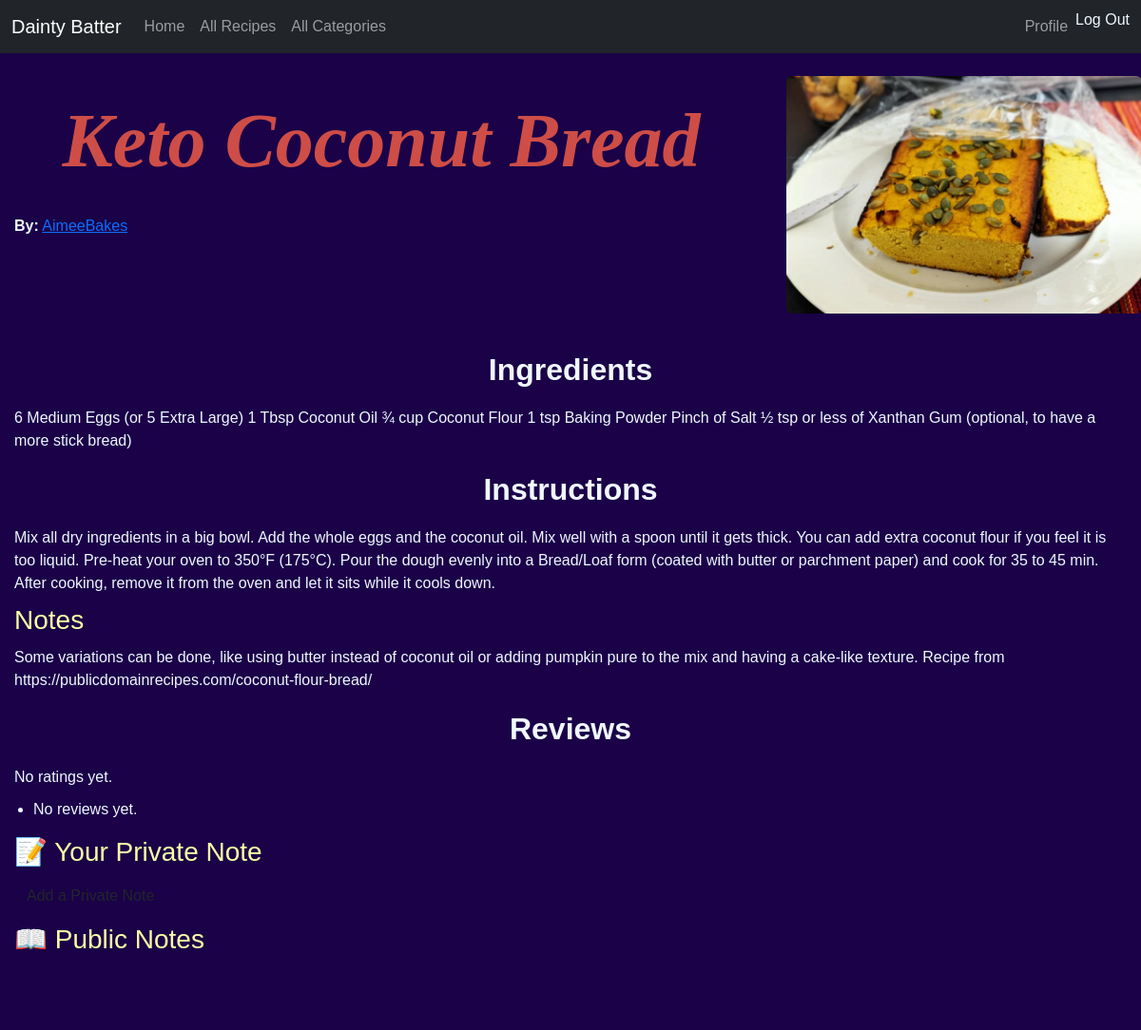
The app's page /recipes/0cc1be85-cf67-499f-8835-6cd14593b57b/ (signed in), older data.
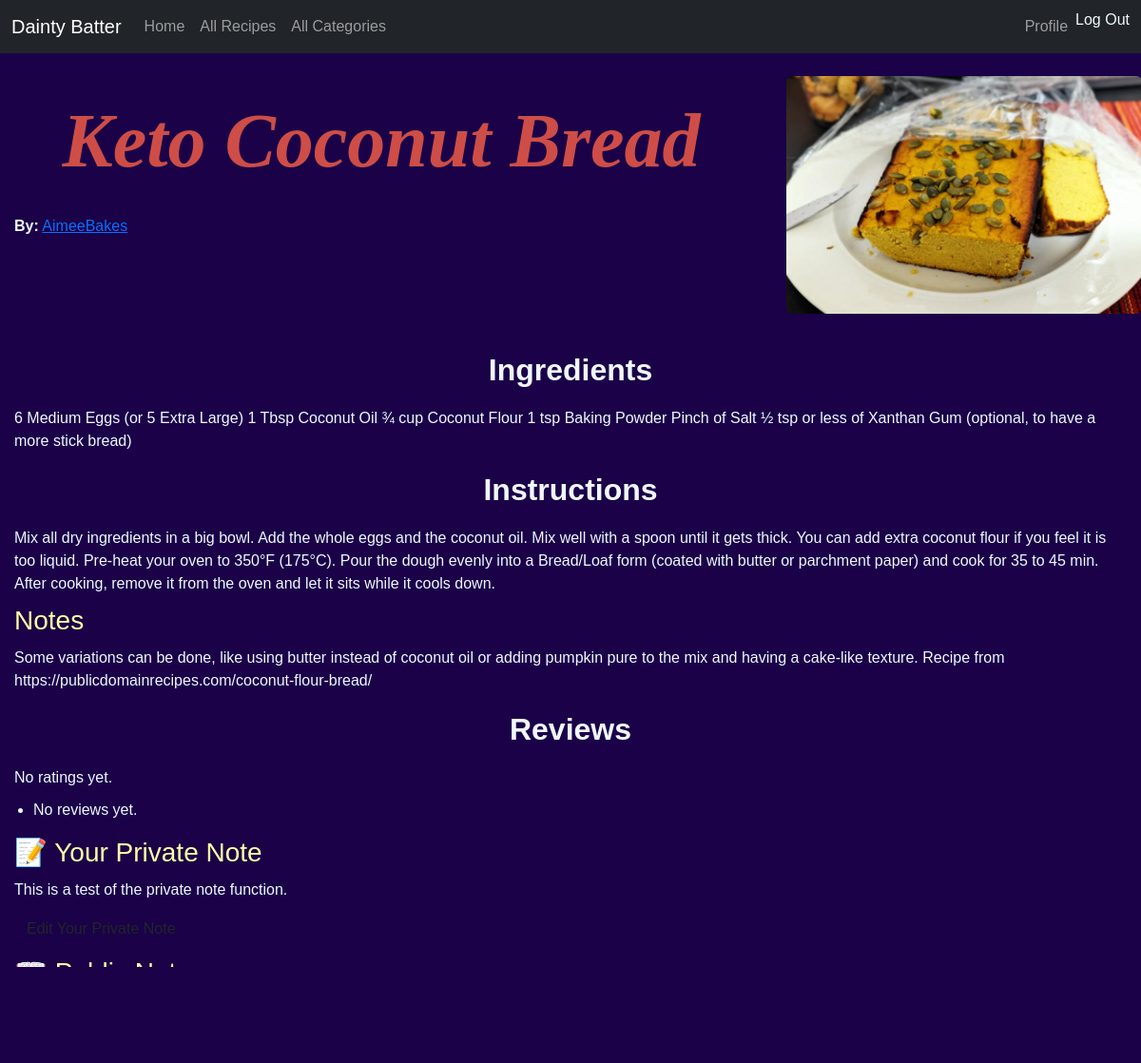
The same page, newer data.
### catalog/models.py (models this page shows, shortened)
class Recipe(models.Model):
    recipe_id = models.UUIDField(primary_key=True, default=uuid.uuid4, editable=False)
    title = models.CharField(max_length=200)
    user = models.ForeignKey(settings.AUTH_USER_MODEL, on_delete=models.RESTRICT, null=True)
    ingredients = models.TextField(
        max_length=1000,
        help_text='Enter the ingredients in quantity + ingredient format, e.g., "4 tbsp sugar".'
    )
    instructions = models.TextField(
        'Instructions',
        blank=False,
        null=False,
        help_text='Enter the recipe instructions.'
    )
    notes = models.TextField(blank=True, null=True)
    category = models.ManyToManyField(Category, help_text='Select a category for this recipe')
    created_at = models.DateTimeField(auto_now_add=True)
    updated_at = models.DateTimeField(auto_now=True)
    photo = models.ImageField(upload_to='recipe_pics/', blank=True, null=True)
    rating = models.FloatField()
    @property
    def average_rating(self):
        reviews = self.reviews.all()
        if reviews.exists():
            return round(sum([r.rating for r in reviews]) / reviews.count(), 1)
        return None

class RecipeNote(models.Model):
    recipe = models.ForeignKey(Recipe, on_delete=models.CASCADE)
    user = models.ForeignKey(User, on_delete=models.CASCADE)
    note = models.TextField()
    is_public = models.BooleanField(default=False)
    created_at = models.DateTimeField(auto_now_add=True)

### catalog/views.py (the view)
# urls.py: path('recipes/<uuid:pk>/', views.RecipeDetailView.as_view(), name='recipe_detail'),
class RecipeDetailView(generic.DetailView):
    model = Recipe
    template_name = 'recipes/recipe_details.html'
    context_object_name = 'recipe'
    def get_context_data(self, **kwargs):
        ctx = super().get_context_data(**kwargs)
        ctx['reviews']        = self.object.reviews.all()
        ctx['average_rating'] = self.object.average_rating
        ctx['notes']          = RecipeNote.objects.filter(recipe=self.object, is_public=True)
        user = self.request.user
        if user.is_authenticated:
            ctx['user_note'] = RecipeNote.objects.filter(
                recipe=self.object,
                user=user,
                is_public=False
            ).first()
        else:
            ctx['user_note'] = None
        return ctx

### catalog/templates/recipes/recipe_details.html (shortened to what this page needs)
{% extends "base.html" %}
{% load static %}
{% block content %}
  <div class="row mb-4 align-items-start">
    <div class="col-md-8">
      <h1>{{ recipe.title }}</h1>
      <p>
        <strong>By:</strong>
        <a href="{% url 'user_detail' recipe.user.id %}">{{ recipe.user.username }}</a>
      </p>
    </div>
    {% if recipe.photo %}
      <div class="col-md-4">
        <img
          src="{{ recipe.photo.url }}"
          alt="Photo of {{ recipe.title }}"
          class="img-fluid rounded recipe-photo"
        >
      </div>
    {% endif %}
  </div>
  <h2>Ingredients</h2>
  <p>{{ recipe.ingredients }}</p>
  <h2>Instructions</h2>
  <p>{{ recipe.instructions }}</p>
  {% if recipe.notes %}
    <h3>Notes</h3>
    <p>{{ recipe.notes }}</p>
  {% endif %}
  <h2>Reviews</h2>
  {% if recipe.average_rating %}
    <p>Average Rating: {{ recipe.average_rating|floatformat:1 }} stars</p>
  {% else %}
    <p>No ratings yet.</p>
  {% endif %}
  <ul>
    {% for review in reviews %}
      <li>
        <strong>{{ review.user.username }}</strong> rated this recipe {{ review.rating }} stars.
        {% if review.comment %}
          <p>{{ review.comment }}</p>
        {% endif %}
        <p><em>Reviewed on {{ review.created_at|date:"M d, Y" }}</em></p>
      </li>
    {% empty %}
      <li>No reviews yet.</li>
    {% endfor %}
  </ul>
  <h3>📝 Your Private Note</h3>
  {% if user_note %}
    <p>{{ user_note.note }}</p>
    <p>
      <a
        class="btn"
        href="{% url 'create_recipe_note' recipe_id=recipe.recipe_id %}"
      >
        Edit Your Private Note
      </a>
    </p>
  {% else %}
    {% if user.is_authenticated %}
      <p>
        <a
          class="btn"
          href="{% url 'create_recipe_note' recipe_id=recipe.recipe_id %}"
        >
          Add a Private Note
        </a>
      </p>
    {% else %}
      <p>
        <a href="{% url 'login' %}">Log in</a> to add your own notes.
      </p>
    {% endif %}
  {% endif %}
  <h3>📖 Public Notes</h3>
  {% for note in notes %}
    <p>
      <strong>{{ note.user.username }}</strong>: {{ note.note }}
    </p>
  {% empty %}
    <p>No public notes yet.</p>
  {% endfor %}
  <p><a href="{% url 'recipe_list' %}">Back to Recipe List</a></p>
{% endblock %}

### catalog/templates/base.html (shortened to what this page needs)
{% load static %}
<!doctype html>
<html lang="en">
<head>
  <link
    href="https://cdn.jsdelivr.net/npm/bootstrap@5.3.0-alpha1/dist/css/bootstrap.min.css"
    rel="stylesheet"
  >
  <link rel="stylesheet" type="text/css" href="{% static 'style.css' %}">
</head>
<body>
  <nav class="navbar navbar-expand-lg navbar-dark bg-dark">
    <div class="container-fluid">
      <a class="navbar-brand" href="{% url 'home' %}">Dainty Batter</a>
      <div class="collapse navbar-collapse" id="navbarSupportedContent">
        <ul class="navbar-nav me-auto mb-2 mb-lg-0">
          <li class="nav-item">
            <a class="nav-link" href="{% url 'home' %}">Home</a>
          </li>
          <li class="nav-item">
            <a class="nav-link" href="{% url 'recipe_list' %}">All Recipes</a>
          </li>
          <li class="nav-item">
            <a class="nav-link" href="{% url 'category_list' %}">All Categories</a>
          </li>
        </ul>
        <ul class="navbar-nav ms-auto mb-2 mb-lg-0">
          {% if user.is_authenticated %}
            <li class="nav-item">
              <a class="nav-link" href="{% url 'user_detail' user.id %}">Profile</a>
            </li>
            <li class="nav-item">
              <form method="post" action="{% url 'logout' %}" class="d-inline">
                <button type="submit" class="nav-link btn btn-link" style="display:inline; padding:0; color:inherit;">
                  Log Out
                </button>
              </form>
            </li>
          {% endif %}
        </ul>
      </div>
    </div>
  </nav>
  <div class="container">
    <br/>
    {% block content %}{% endblock %}
  </div>
</body>
</html>

### catalog/static/style.css (style rules this page uses)
body { background-color: #1A0148; color: aliceblue; text-align: inherit; font-family: "Montserrat", sans-serif; margin: 0; padding: 0; }
.container { width: 100%; max-width: 1200px; margin: 0 auto; padding: 0 15px; }
h1 { color: #CE4D47; text-align: center; font-family: "Brush Script MT", cursive; font-size: 5em; font-weight: 550; font-style: italic; margin: 0; padding: 20px 0; }
h2 { color: aliceblue; text-align: center; font-family: "Montserrat", sans-serif; font-weight: 600; margin: 20px 0; }
h3 { color: #FFFFA5; text-align: justify; font-family: "Source Sans 3", sans-serif; font-weight: 400; margin: 10px 0; }
p { color: aliceblue; font-family: "Montserrat", sans-serif; margin: 10px 0; }
ul { color: aliceblue; font-family: "Montserrat", sans-serif; padding-left: 20px; }
.recipe-photo { max-height: 300px; object-fit: cover; width: 100%; margin-bottom: 1rem; }
@media (min-width: 768px) { .recipe-photo { margin-left: 1rem; } }

Row changes from the older to the newer data that the page shows:
added RecipeNote: note "This is a test of the private note function."
Text that changed along with them:
text no longer shown: "Add a Private Note"
text now shown: "Edit Your Private Note"
